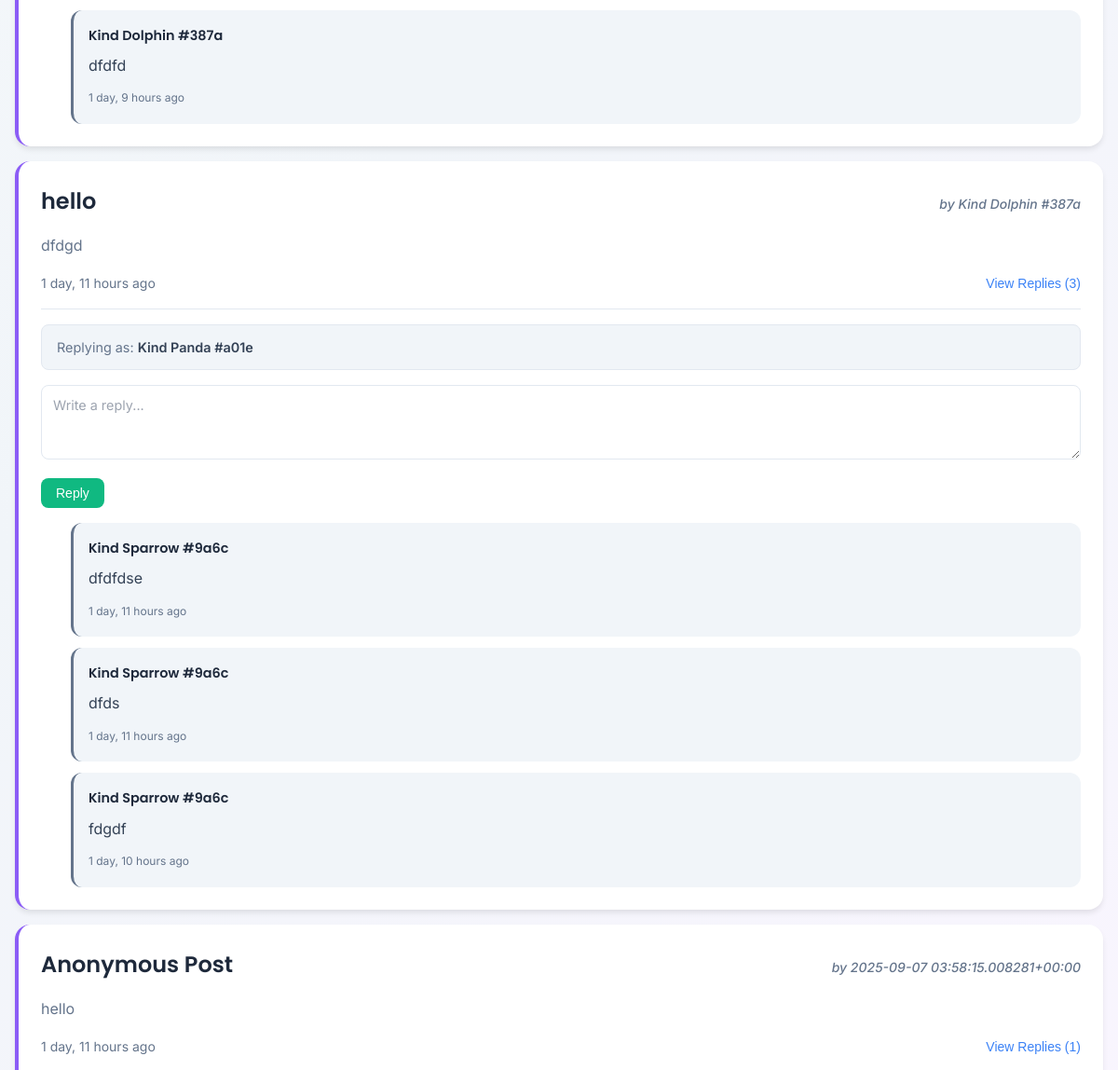
Page /forum/ (signed in, middle part) on the earlier database version.
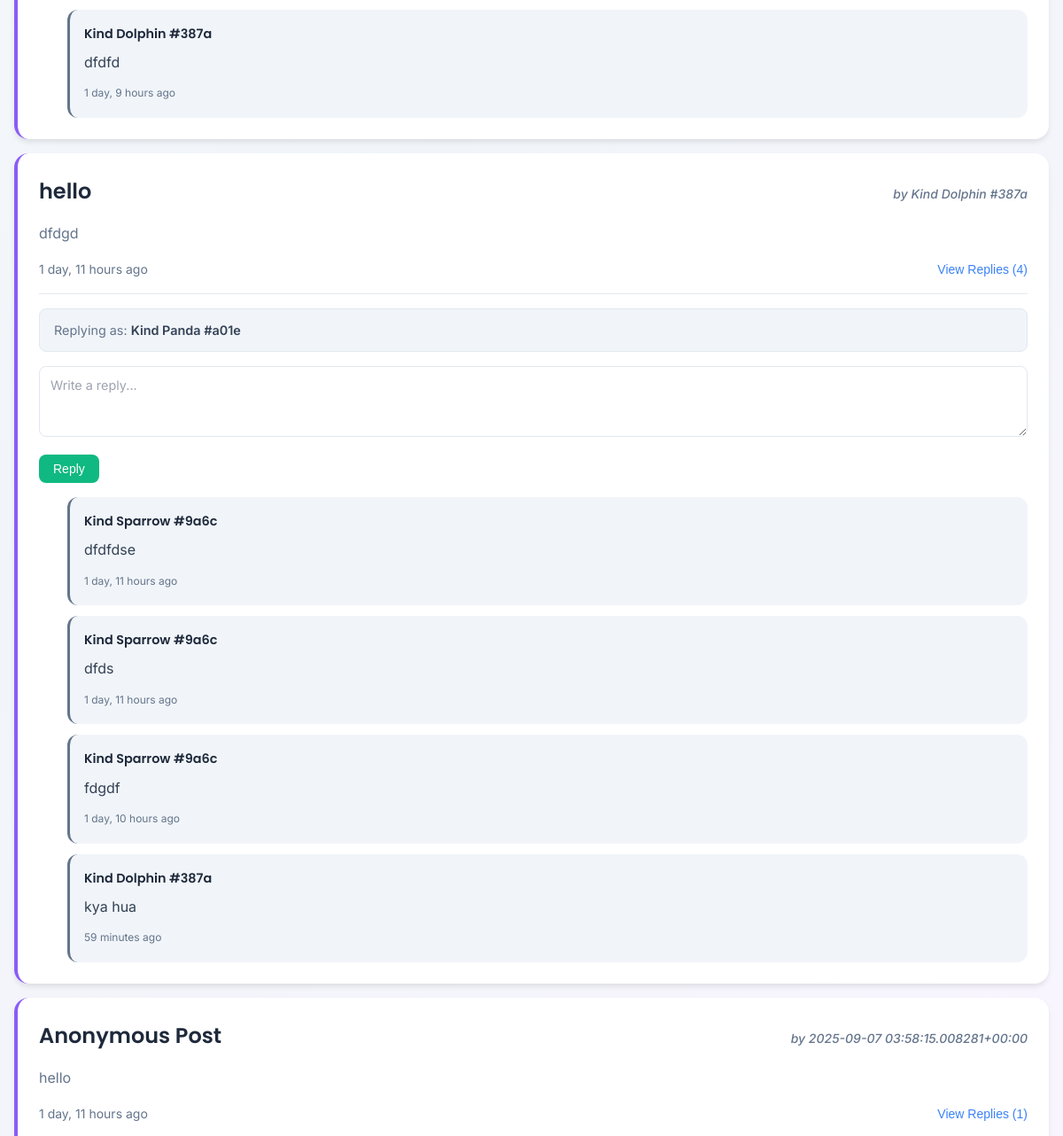
Same page on the later database version.
### mind/models.py (models this page shows)
class ForumComment(models.Model):
    id = models.UUIDField(primary_key=True, default=uuid.uuid4, editable=False)
    post = models.ForeignKey(ForumPost, on_delete=models.CASCADE, related_name="comments")
    pseudonym = models.CharField(max_length=50)
    anon_id = models.CharField(max_length=64, db_index=True)  # <- new field
    parent = models.ForeignKey("self", null=True, blank=True, on_delete=models.CASCADE, related_name="replies")
    text = models.TextField()
    created_at = models.DateTimeField(auto_now_add=True)
    class Meta:
        ordering = ["created_at"]

class ForumPost(models.Model):
    id = models.UUIDField(primary_key=True, default=uuid.uuid4, editable=False)
    title = models.CharField(max_length=250)
    content = models.TextField()
    pseudonym = models.CharField(max_length=50)
    anon_id = models.CharField(max_length=64, db_index=True)  # <- new field
    created_at = models.DateTimeField(auto_now_add=True)
    class Meta:
        ordering = ["-created_at"]

### mind/views.py (the view, shortened to what this page needs)
# urls.py: path("forum/", views.forum, name="forum"),  # forum homepage template
@login_required(login_url='')
def forum(request):
    user_anon_id = anon_id(request.user.id) if request.user.is_authenticated else None
    user_pseudonym = pseudonym_for(request.user.id, "forum") if request.user.is_authenticated else "Guest"
    posts = ForumPost.objects.prefetch_related("comments__replies").all()
    return render(request, "forum.html", {
        "posts": posts,
        "user_pseudonym": user_pseudonym,
    })

### mind/utils/pseudonyms.py (called while the page is built)
def pseudonym_for(user_id: int, context_id: str) -> str:
    msg = f"{user_id}:{context_id}".encode()
    digest = hmac.new(settings.SECRET_KEY.encode(), msg, hashlib.sha256).digest()
    adj = ADJECTIVES[digest[0] % len(ADJECTIVES)]
    ani = ANIMALS[digest[1] % len(ANIMALS)]
    tag = hashlib.sha256(digest).hexdigest()[:4]
    return f"{adj} {ani} #{tag}"

def anon_id(user_id: int) -> str:
    return hashlib.sha256(str(user_id).encode()).hexdigest()

### templates/forum.html (shortened to what this page needs)
{% extends "base.html" %}
{% block content %}
<main class="page active">
    <div class="container">
        <section>
            {% for post in posts %}
            <div class="forum-post">
                <div class="post-header">
                    <h3>{{ post.title }}</h3>
                    <span class="post-author">by {{ post.pseudonym }}</span>
                </div>
                <p class="forum-post-content">{{ post.content }}</p>
                <div class="forum-post-meta">
                    <span>{{ post.created_at|timesince }} ago</span>
                    <button class="replies-toggle">View Replies ({{ post.comments.count }})</button>
                </div>
                <div class="comment-form-section">
                    <div class="pseudonym-display comment-pseudonym">
                        <span>Replying as: <strong>{{ user_pseudonym }}</strong></span>
                    </div>
                    <form method="post" action="{% url 'add-comment' post.id %}">
                        <textarea name="comment_text" placeholder="Write a reply..." required></textarea>
                        <button type="submit" class="btn btn-secondary">Reply</button>
                    </form>
                </div>
                <div class="forum-replies">
                    {% for comment in post.comments.all %}
                    <div class="forum-reply">
                        <h4>{{ comment.pseudonym }}</h4>
                        <p class="forum-reply-content">{{ comment.text }}</p>
                        <span class="forum-reply-time">{{ comment.created_at|timesince }} ago</span>
                    </div>
                    {% endfor %}
                </div>
            </div>
            {% endfor %}
        </section>
    </div>
</main>
{% endblock %}

Differences in the rows shown:
computed for ForumPost "dfdgd": comments.count "3" → "4"
added ForumComment: pseudonym "Kind Dolphin #387a", text "kya hua", created_at "59 minutes", shown under ForumPost "dfdgd"
